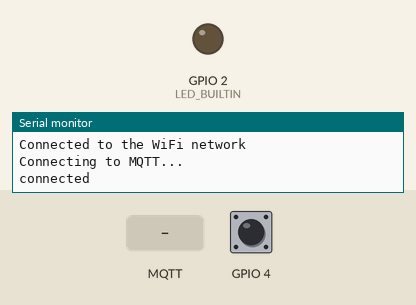
Recording of a sketch running on a simulated ESP32. Parts: output pins drawn as LEDs (lit = HIGH), the last lines printed to the serial monitor. Inputs (shaded band) come from the test bench; at power-on: GPIO 4 HIGH. WiFi joins after 1.5 s; servers stay silent unless stated; no MQTT or app messages arrive unless stated.

Above: at 2.7 s.
2.8 s: MQTT message "1" arrives on the first subscribed topic
At 3.9 s:
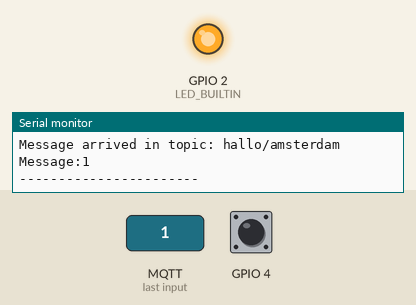
10.5 s: MQTT message "on" arrives on the first subscribed topic
At 11.0 s:
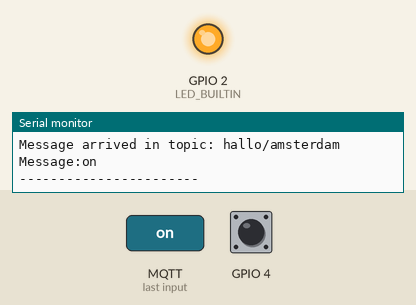
12.0 s: MQTT message "off" arrives on the first subscribed topic
At 21.0 s:
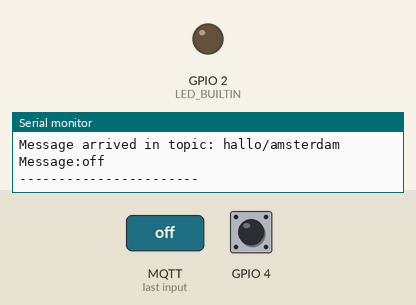
Timing chart, 0 to 22.0 s (numbered marks = the images above; inputs shaded):
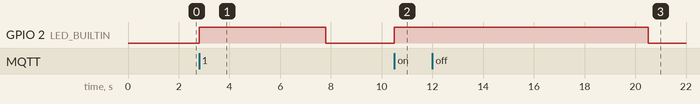

The sketch:

MqttPublish.ino
```cpp
/**
  Name: mqttPublish
  Purpose: To demonstrate Subscribe/Publish mqtt properties at YeaurDreamin 19
  Website: https://www.yeurdreamin.eu
  @author Ankit Taneja
  @version 1.0 04/06/19
*/
#include <WiFi.h>
#include <PubSubClient.h>
#define LED_BUILTIN 2

const char* ssid = "iPhone";
const char* password =  "Kaktus@2019";
const char* mqttServer = "m23.cloudmqtt.com";
const int mqttPort = 12004;
const char* mqttUser = "ntqxchaq";
const char* mqttPassword = "qcs-8ry6gnWw";


WiFiClient espClient;
PubSubClient client(espClient);

void callback(char* topic, byte* payload, unsigned int length) {

  Serial.print("Message arrived in topic: ");
  Serial.println(topic);

  Serial.print("Message:");
  for (int i = 0; i < length; i++) {
    Serial.print((char)payload[i]);
  }

  Serial.println();
  Serial.println("-----------------------");
  digitalWrite(LED_BUILTIN, HIGH);
  delay(5000);
  digitalWrite(LED_BUILTIN, LOW);

}

void setup() {
  // Set the Onboard LED to outout mode
  pinMode(LED_BUILTIN, OUTPUT);
  Serial.begin(115200);

  WiFi.begin(ssid, password);

  while (WiFi.status() != WL_CONNECTED) {
    delay(500);
    Serial.println("Connecting to WiFi..");
  }
  Serial.println("Connected to the WiFi network");

  client.setServer(mqttServer, mqttPort);
  client.setCallback(callback);

  while (!client.connected()) {
    Serial.println("Connecting to MQTT...");

    if (client.connect("ESPClient", mqttUser, mqttPassword )) {

      Serial.println("connected");

    } else {

      Serial.print("failed with state ");
      Serial.print(client.state());
      delay(2000);

    }
  }
  client.subscribe("hallo/amsterdam");
}

void loop() {
  client.loop();
  //Assign the touch pin
  int touch = touchRead(T0);
  if(touch < 30) {
    Serial.println("Publishing to Host");
    char str[3];
    itoa(touch, str, 10);
    client.publish("bonjour/host",str);
  }
}
```

Measured:
- after the input at 2.8 s, GPIO 2 (LED_BUILTIN): LOW → HIGH at once, → LOW 5.0 s later
- after the input at 10.5 s, GPIO 2 (LED_BUILTIN): LOW → HIGH at once
- after the input at 12.0 s, GPIO 2 (LED_BUILTIN): HIGH → LOW after 8.5 s instead of 3.5 s
